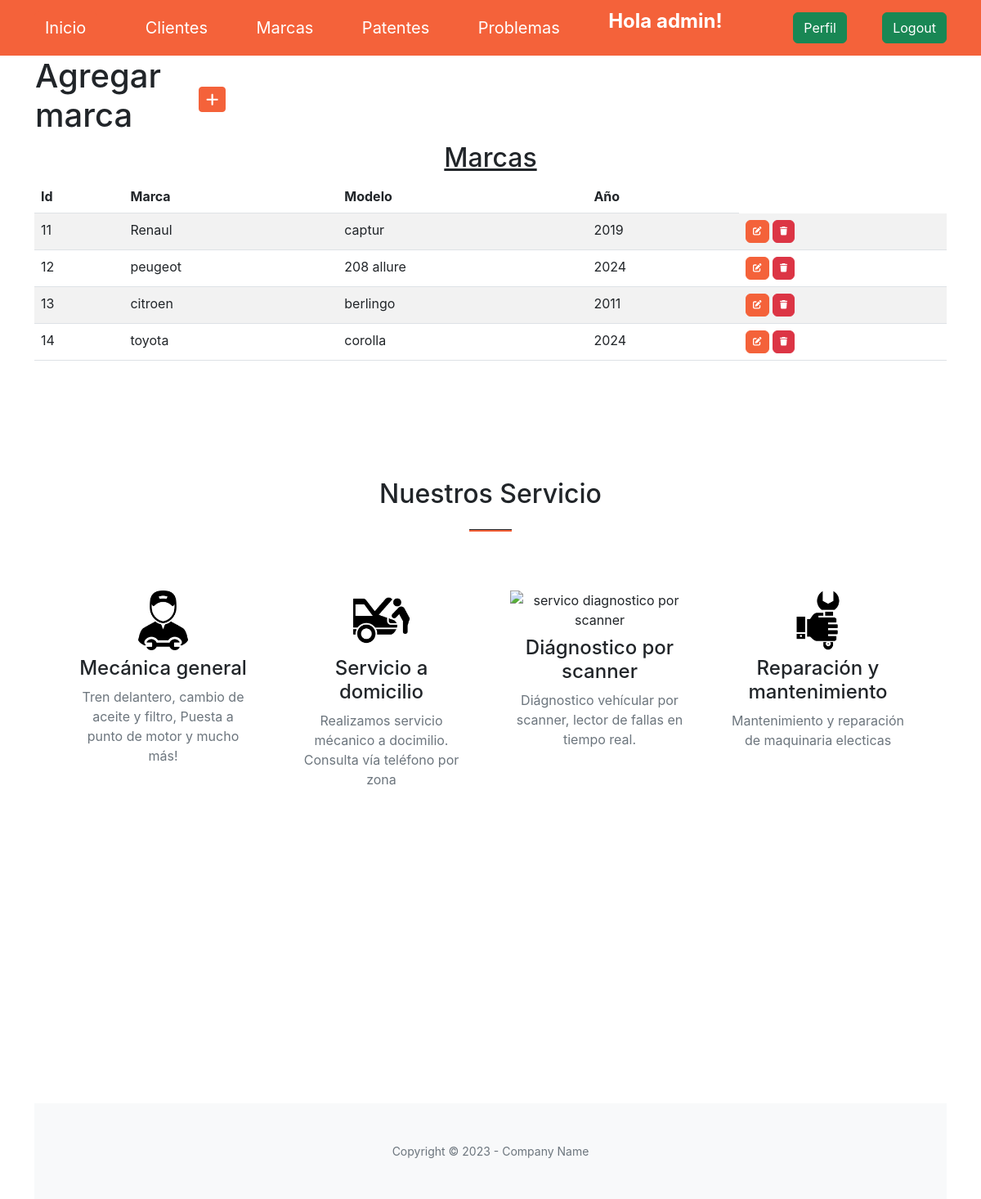
Before: /marcas/ (signed in) with the older database file.
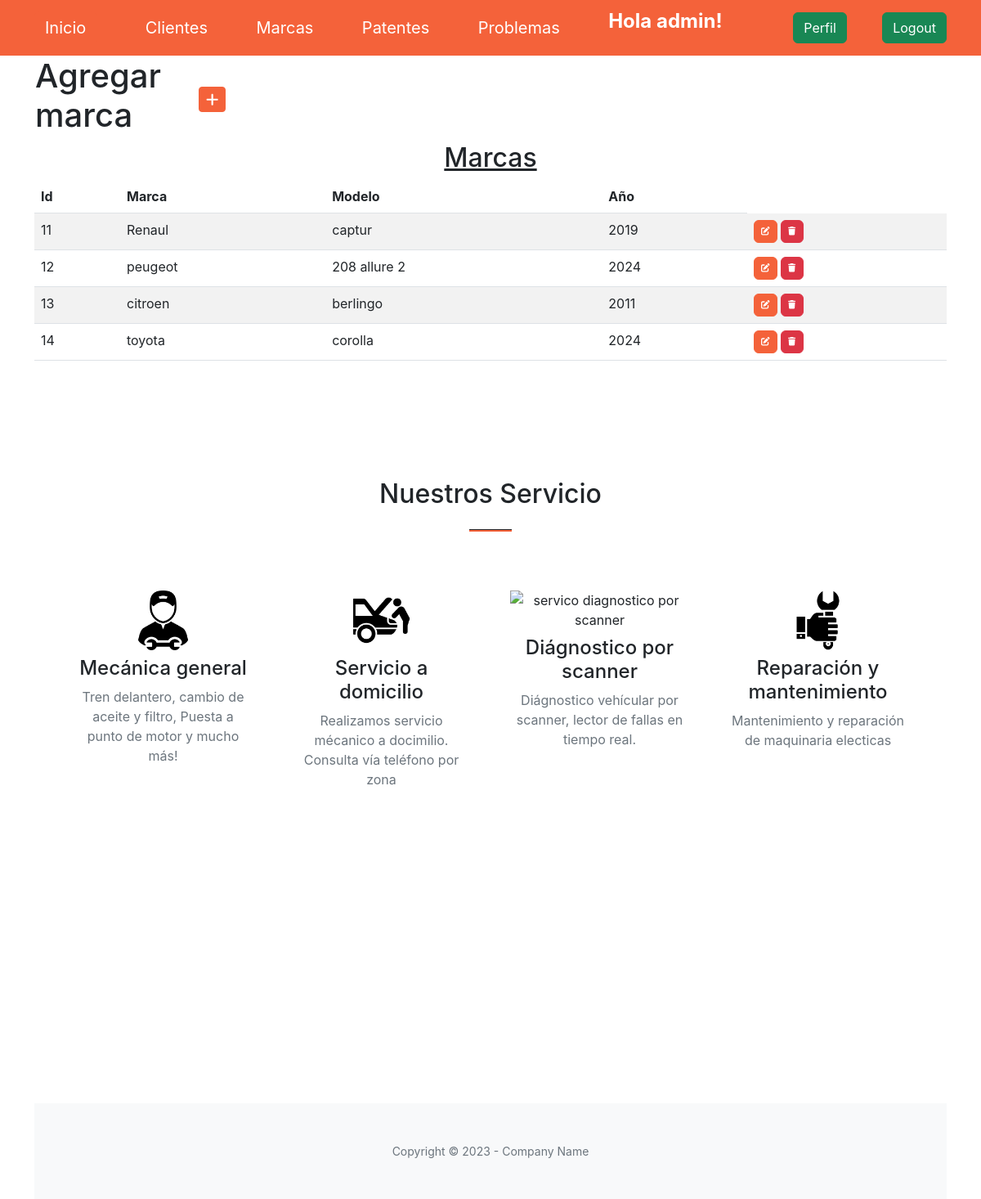
After: the same page with the newer database file.
### aplicacion/models.py (models this page shows, shortened)
class Marca(models.Model):
    marca = models.CharField(max_length=50)
    modelo = models.CharField(max_length=50)
    año = models.IntegerField()

### aplicacion/views.py (the view)
# urls.py: path('marcas/', marcas, name="marcas"),
@login_required
def marcas(request):
    contexto = {'marcas': Marca.objects.all()}
    return render(request, "aplicacion/marcas.html", contexto)

### aplicacion/templates/aplicacion/marcas.html (shortened to what this page needs)
{% extends 'aplicacion/base.html' %}
{% load static %}
{% block contenido %}
    <div class="container">
        <table>
            <tr>
                <td width="200"><h1>Agregar marca</h1></td>
                <td>
                    <a
                    href="{% url 'create_marca' %}"
                    class="btn btn-primary btn-sm"
                    ><i class="fa fa-plus fa-lg" title="New Record"> </i>
                    </a>
                </td>
            </tr>
        </table>
        <h2 class="text-center text-decoration-underline">Marcas</h2>
        <table class="table table-striped">
            <thead>
                <tr>
                    <th>Id</th>
                    <th>Marca</th>
                    <th>Modelo</th>
                    <th>Año</th>
                </tr>
            </thead>
            <tbody>
    </div>
{% for marca in marcas  %}
        <tr>
            <td>{{ marca.id }}</td>
            <td>{{ marca.marca }}</td>
            <td>{{ marca.modelo }}</td>
            <td>{{ marca.año }}</td>
            <td>
                <a
                    href="{% url 'update_marca' marca.id %}"
                    class="btn btn-primary"
                    style="--bs-btn-padding-y: .25rem; --bs-btn-padding-x: .5rem; --bs-btn-font-size: .75rem;"
                    ><i class="fa fa-edit fa-sm" title="Edit Record"></i>
                    </a>
                    <a
                    href="{% url 'delete_marca' marca.id %}"
                    class="btn btn-danger"
                    style="--bs-btn-padding-y: .25rem; --bs-btn-padding-x: .5rem; --bs-btn-font-size: .75rem;"
                    ><i class="fa fa-trash fa-sm" title="Delete Record"></i>
            </a>
            </td>
        </tr>
{% endfor %}
{% endblock contenido %}

Changed rows visible on the page:
changed Marca "peugeot": modelo "208 allure" → "208 allure 2"
